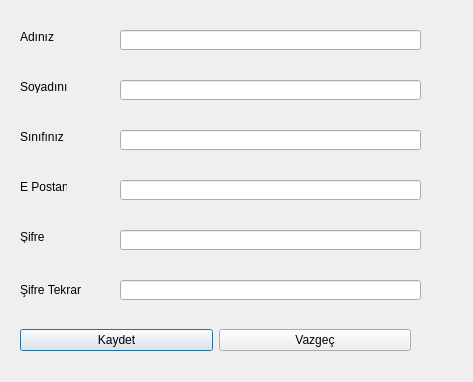
<?xml version="1.0" encoding="UTF-8"?>
<ui version="4.0">
 <class>Dialog</class>
 <widget class="QDialog" name="Dialog">
  <property name="enabled">
   <bool>true</bool>
  </property>
  <property name="geometry">
   <rect>
    <x>0</x>
    <y>0</y>
    <width>473</width>
    <height>382</height>
   </rect>
  </property>
  <property name="windowTitle">
   <string>Dialog</string>
  </property>
  <widget class="QLineEdit" name="lineEdit">
   <property name="geometry">
    <rect>
     <x>120</x>
     <y>30</y>
     <width>301</width>
     <height>20</height>
    </rect>
   </property>
  </widget>
  <widget class="QLabel" name="label">
   <property name="geometry">
    <rect>
     <x>20</x>
     <y>30</y>
     <width>47</width>
     <height>13</height>
    </rect>
   </property>
   <property name="text">
    <string>Adınız</string>
   </property>
  </widget>
  <widget class="QLabel" name="label_2">
   <property name="geometry">
    <rect>
     <x>20</x>
     <y>80</y>
     <width>47</width>
     <height>13</height>
    </rect>
   </property>
   <property name="text">
    <string>Soyadınız</string>
   </property>
  </widget>
  <widget class="QLabel" name="label_3">
   <property name="geometry">
    <rect>
     <x>20</x>
     <y>130</y>
     <width>47</width>
     <height>13</height>
    </rect>
   </property>
   <property name="text">
    <string>Sınıfınız</string>
   </property>
  </widget>
  <widget class="QLabel" name="label_4">
   <property name="geometry">
    <rect>
     <x>20</x>
     <y>180</y>
     <width>47</width>
     <height>13</height>
    </rect>
   </property>
   <property name="text">
    <string>E Postanız</string>
   </property>
  </widget>
  <widget class="QLineEdit" name="lineEdit_2">
   <property name="geometry">
    <rect>
     <x>120</x>
     <y>80</y>
     <width>301</width>
     <height>20</height>
    </rect>
   </property>
  </widget>
  <widget class="QLineEdit" name="lineEdit_3">
   <property name="geometry">
    <rect>
     <x>120</x>
     <y>130</y>
     <width>301</width>
     <height>20</height>
    </rect>
   </property>
  </widget>
  <widget class="QLineEdit" name="lineEdit_4">
   <property name="geometry">
    <rect>
     <x>120</x>
     <y>180</y>
     <width>301</width>
     <height>20</height>
    </rect>
   </property>
  </widget>
  <widget class="QWidget" name="horizontalLayoutWidget">
   <property name="geometry">
    <rect>
     <x>20</x>
     <y>320</y>
     <width>391</width>
     <height>41</height>
    </rect>
   </property>
   <layout class="QHBoxLayout" name="horizontalLayout">
    <item>
     <widget class="QPushButton" name="pushButton_2">
      <property name="text">
       <string>Kaydet</string>
      </property>
     </widget>
    </item>
    <item>
     <widget class="QPushButton" name="pushButton">
      <property name="text">
       <string>Vazgeç</string>
      </property>
     </widget>
    </item>
   </layout>
  </widget>
  <widget class="QLineEdit" name="lineEdit_5">
   <property name="geometry">
    <rect>
     <x>120</x>
     <y>230</y>
     <width>301</width>
     <height>20</height>
    </rect>
   </property>
  </widget>
  <widget class="QLabel" name="label_5">
   <property name="geometry">
    <rect>
     <x>20</x>
     <y>230</y>
     <width>47</width>
     <height>13</height>
    </rect>
   </property>
   <property name="text">
    <string>Şifre</string>
   </property>
  </widget>
  <widget class="QLabel" name="label_6">
   <property name="geometry">
    <rect>
     <x>20</x>
     <y>280</y>
     <width>71</width>
     <height>20</height>
    </rect>
   </property>
   <property name="text">
    <string>Şifre Tekrar</string>
   </property>
  </widget>
  <widget class="QLineEdit" name="lineEdit_6">
   <property name="geometry">
    <rect>
     <x>120</x>
     <y>280</y>
     <width>301</width>
     <height>20</height>
    </rect>
   </property>
  </widget>
 </widget>
 <resources/>
 <connections/>
</ui>
